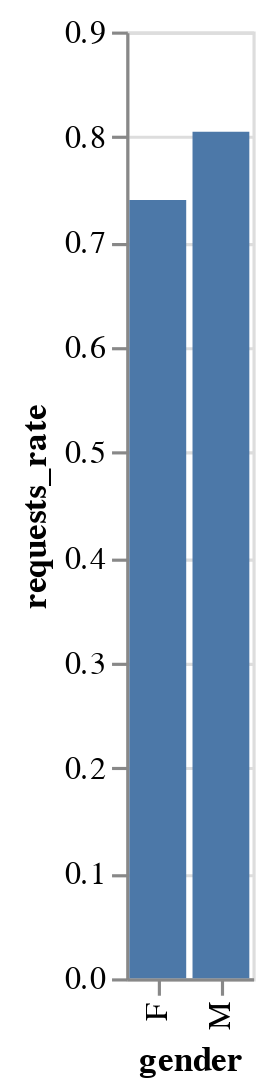

Source (notebook cell):
### Code cell
chart = alt.Chart(counts_merged).mark_bar().encode(
	x=variable,
	y='requests_rate'
)

chart

### Figure 1 — Vega-Lite specification as saved in the notebook (floating-point values rounded to 4 significant figures)
{"config": {"view": {"continuousWidth": 300, "continuousHeight": 300}}, "data": {"name": "data-aab6bab2ef71ec92a0a3028eacdda914"}, "mark": {"type": "bar"}, "encoding": {"x": {"field": "gender", "type": "nominal"}, "y": {"field": "requests_rate", "type": "quantitative"}}, "$schema": "https://vega.github.io/schema/vega-lite/v5.14.1.json", "datasets": {"data-aab6bab2ef71ec92a0a3028eacdda914": [{"gender": "F", "count_all": 29731, "count_requests": 220.0, "requests_rate": 0.74}, {"gender": "M", "count_all": 20255, "count_requests": 163.0, "requests_rate": 0.8047}, {"gender": "X", "count_all": 11, "count_requests": null, "requests_rate": null}]}}
